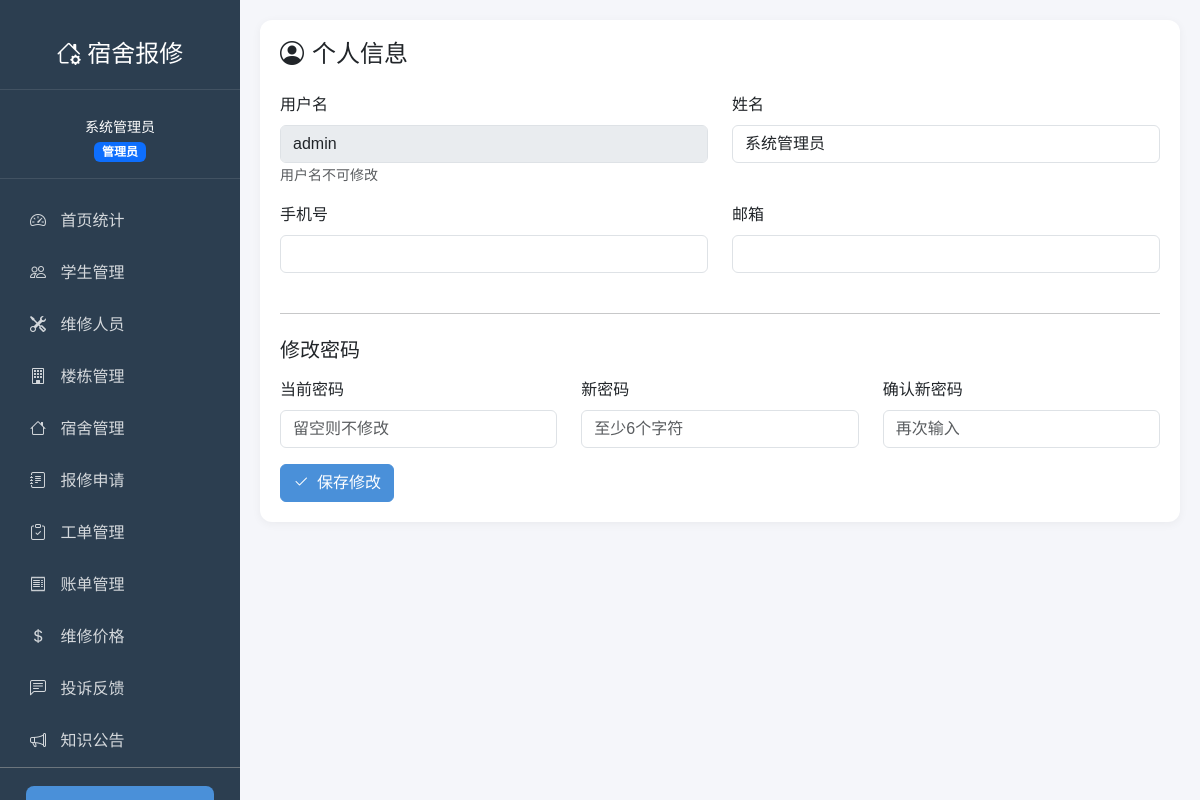
Screenshot of /profile (signed in) with the database file from the repository.
### models.py (models this page shows, shortened)
class User(UserMixin, db.Model):
    __tablename__ = 'users'
    id = db.Column(db.Integer, primary_key=True)
    username = db.Column(db.String(50), unique=True, nullable=False)
    password_hash = db.Column(db.String(255), nullable=False)
    name = db.Column(db.String(50), nullable=False)
    role = db.Column(db.String(20), nullable=False)  # admin/worker/student
    phone = db.Column(db.String(20))
    email = db.Column(db.String(100))
    created_at = db.Column(db.DateTime, default=datetime.now)
    student_dormitory = db.relationship('StudentDormitory', backref='student', lazy=True)
    worker_info = db.relationship('Worker', backref='user', uselist=False, lazy=True)

### routes/auth.py (the view, shortened to what this page needs)
@auth_bp.route('/profile', methods=['GET', 'POST'])
@login_required
def profile():
    return render_template('auth/profile.html')

### templates/auth/profile.html (shortened to what this page needs)
{% extends "base.html" %}
{% block content %}
<div class="content-card">
    <h4 class="mb-4"><i class="bi bi-person-circle me-2"></i>个人信息</h4>
    <form method="POST">
        <div class="row">
            <div class="col-md-6 mb-3">
                <label class="form-label">用户名</label>
                <input type="text" class="form-control" value="{{ current_user.username }}" disabled>
                <small class="text-muted">用户名不可修改</small>
            </div>
            <div class="col-md-6 mb-3">
                <label class="form-label">姓名</label>
                <input type="text" name="name" class="form-control" value="{{ current_user.name }}" required>
            </div>
        </div>
        <div class="row">
            <div class="col-md-6 mb-3">
                <label class="form-label">手机号</label>
                <input type="text" name="phone" class="form-control" value="{{ current_user.phone or '' }}">
            </div>
            <div class="col-md-6 mb-3">
                <label class="form-label">邮箱</label>
                <input type="email" name="email" class="form-control" value="{{ current_user.email or '' }}">
            </div>
        </div>
        <hr class="my-4">
        <h5 class="mb-3">修改密码</h5>
        <div class="row">
            <div class="col-md-4 mb-3">
                <label class="form-label">当前密码</label>
                <input type="password" name="current_password" class="form-control" placeholder="留空则不修改">
            </div>
            <div class="col-md-4 mb-3">
                <label class="form-label">新密码</label>
                <input type="password" name="new_password" class="form-control" placeholder="至少6个字符">
            </div>
            <div class="col-md-4 mb-3">
                <label class="form-label">确认新密码</label>
                <input type="password" name="confirm_password" class="form-control" placeholder="再次输入">
            </div>
        </div>
        <button type="submit" class="btn btn-primary">
            <i class="bi bi-check2 me-2"></i>保存修改
        </button>
    </form>
</div>
{% endblock %}

### templates/base.html (shortened to what this page needs)
<!DOCTYPE html>
<html lang="zh-CN">
<head>
    <link href="https://cdn.jsdelivr.net/npm/bootstrap@5.3.0/dist/css/bootstrap.min.css" rel="stylesheet">
    <link href="https://cdn.jsdelivr.net/npm/bootstrap-icons@1.10.0/font/bootstrap-icons.css" rel="stylesheet">
</head>
<body>
    {% if current_user.is_authenticated %}
    <div class="sidebar">
        <div class="logo">
            <h4><i class="bi bi-house-gear"></i> 宿舍报修</h4>
        </div>
        <div class="user-info">
            <small>{{ current_user.name }}</small><br>
            <span class="badge bg-{{ 'primary' if current_user.role == 'admin' else ('success' if current_user.role == 'worker' else 'info') }}">
                {{ '管理员' if current_user.role == 'admin' else ('维修工' if current_user.role == 'worker' else '学生') }}
            </span>
        </div>
        {% if current_user.role == 'admin' %}
        <nav class="nav flex-column mt-3">
            <a class="nav-link {% if request.endpoint == 'admin.index' %}active{% endif %}" href="{{ url_for('admin.index') }}">
                <i class="bi bi-speedometer2"></i> 首页统计
            </a>
            <a class="nav-link {% if 'students' in request.endpoint %}active{% endif %}" href="{{ url_for('admin.students') }}">
                <i class="bi bi-people"></i> 学生管理
            </a>
            <a class="nav-link {% if 'workers' in request.endpoint %}active{% endif %}" href="{{ url_for('admin.workers') }}">
                <i class="bi bi-tools"></i> 维修人员
            </a>
            <a class="nav-link {% if request.endpoint == 'admin.buildings' %}active{% endif %}" href="{{ url_for('admin.buildings') }}">
                <i class="bi bi-building"></i> 楼栋管理
            </a>
            <a class="nav-link {% if request.endpoint == 'admin.dormitories' %}active{% endif %}" href="{{ url_for('admin.dormitories') }}">
                <i class="bi bi-house"></i> 宿舍管理
            </a>
            <a class="nav-link {% if request.endpoint == 'admin.repair_requests' %}active{% endif %}" href="{{ url_for('admin.repair_requests') }}">
                <i class="bi bi-journal-text"></i> 报修申请
            </a>
            <a class="nav-link {% if request.endpoint == 'admin.work_orders' %}active{% endif %}" href="{{ url_for('admin.work_orders') }}">
                <i class="bi bi-clipboard-check"></i> 工单管理
            </a>
            <a class="nav-link {% if request.endpoint == 'admin.bills' %}active{% endif %}" href="{{ url_for('admin.bills') }}">
                <i class="bi bi-receipt"></i> 账单管理
            </a>
            <a class="nav-link {% if request.endpoint == 'admin.repair_items' %}active{% endif %}" href="{{ url_for('admin.repair_items') }}">
                <i class="bi bi-currency-dollar"></i> 维修价格
            </a>
            <a class="nav-link {% if request.endpoint == 'admin.complaints' %}active{% endif %}" href="{{ url_for('admin.complaints') }}">
                <i class="bi bi-chat-left-text"></i> 投诉反馈
            </a>
            <a class="nav-link {% if request.endpoint == 'admin.announcements' %}active{% endif %}" href="{{ url_for('admin.announcements') }}">
                <i class="bi bi-megaphone"></i> 知识公告
            </a>
        </nav>
        {% endif %}
        <div class="mt-auto p-3 border-top border-secondary">
            <a class="nav-link {% if request.endpoint == 'auth.profile' %}active{% endif %}" href="{{ url_for('auth.profile') }}">
            </a>
        </div>
    </div>
    {% endif %}
    <main class="main-content">
        {% block content %}{% endblock %}
    </main>
</body>
</html>

### templates/base.html (style rules this page uses)
:root { --primary-color: #4a90d9; --sidebar-bg: #2c3e50; --sidebar-hover: #34495e; }
body { font-family: 'PingFang SC', 'Microsoft YaHei', sans-serif; background-color: #f5f6fa; }
.sidebar { position: fixed; top: 0; left: 0; height: 100vh; width: 240px; background: var(--sidebar-bg); color: #fff; padding-top: 20px; overflow-y: auto; }
.sidebar .logo { text-align: center; padding: 20px; border-bottom: 1px solid rgba(255,255,255,0.1); margin-bottom: 10px; }
.sidebar .logo h4 { margin: 0; color: #fff; }
.sidebar .user-info { text-align: center; padding: 15px; border-bottom: 1px solid rgba(255,255,255,0.1); }
.sidebar .nav-link { color: rgba(255,255,255,0.8); padding: 12px 20px; margin: 2px 10px; border-radius: 8px; transition: all 0.3s; }
.sidebar .nav-link.active { background: var(--primary-color); color: #fff; }
.sidebar .nav-link i { margin-right: 10px; }
.main-content { margin-left: 240px; padding: 20px; min-height: 100vh; }
.content-card { background: #fff; border-radius: 12px; padding: 20px; box-shadow: 0 2px 10px rgba(0,0,0,0.05); }
.btn-primary { background: var(--primary-color); border-color: var(--primary-color); }

### rows the page displays
User: name "系统管理员", role "管理员", username "admin"
